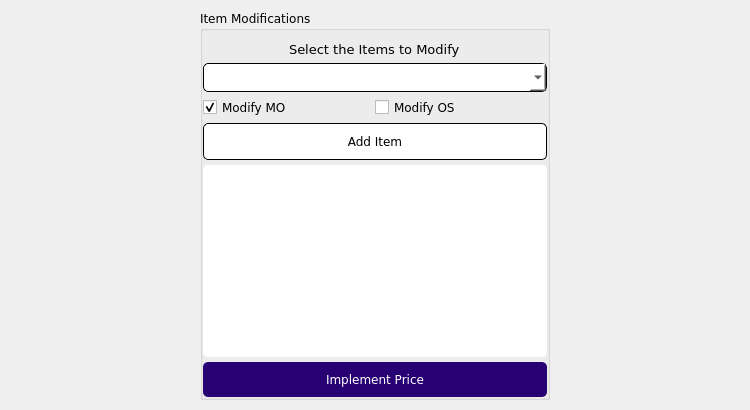
             <widget class="QWidget" name="tab_6">
              <property name="styleSheet">
               <string notr="true"/>
              </property>
              <attribute name="title">
               <string>Item Modifications</string>
              </attribute>
              <layout class="QHBoxLayout" name="horizontalLayout_8">
               <property name="spacing">
                <number>0</number>
               </property>
               <property name="leftMargin">
                <number>0</number>
               </property>
               <property name="topMargin">
                <number>10</number>
               </property>
               <property name="rightMargin">
                <number>0</number>
               </property>
               <property name="bottomMargin">
                <number>10</number>
               </property>
               <item>
                <spacer name="horizontalSpacer_15">
                 <property name="orientation">
                  <enum>Qt::Horizontal</enum>
                 </property>
                 <property name="sizeHint" stdset="0">
                  <size>
                   <width>200</width>
                   <height>0</height>
                  </size>
                 </property>
                </spacer>
               </item>
               <item>
                <widget class="QGroupBox" name="itemsModification_2">
                 <property name="sizePolicy">
                  <sizepolicy hsizetype="Preferred" vsizetype="Preferred">
                   <horstretch>0</horstretch>
                   <verstretch>0</verstretch>
                  </sizepolicy>
                 </property>
                 <property name="minimumSize">
                  <size>
                   <width>350</width>
                   <height>0</height>
                  </size>
                 </property>
                 <property name="maximumSize">
                  <size>
                   <width>350</width>
                   <height>16777215</height>
                  </size>
                 </property>
                 <property name="font">
                  <font>
                   <family>Verdana</family>
                  </font>
                 </property>
                 <property name="title">
                  <string>Item Modifications</string>
                 </property>
                 <layout class="QGridLayout" name="gridLayout_14" rowstretch="0,0,0,0,0,0,0" rowminimumheight="0,0,0,0,0,0,0">
                  <property name="leftMargin">
                   <number>0</number>
                  </property>
                  <property name="topMargin">
                   <number>10</number>
                  </property>
                  <property name="rightMargin">
                   <number>0</number>
                  </property>
                  <property name="bottomMargin">
                   <number>0</number>
                  </property>
                  <property name="horizontalSpacing">
                   <number>0</number>
                  </property>
                  <property name="verticalSpacing">
                   <number>5</number>
                  </property>
                  <item row="6" column="0" colspan="2">
                   <widget class="QPushButton" name="priceImpIt">
                    <property name="font">
                     <font>
                      <family>Verdana</family>
                     </font>
                    </property>
                    <property name="cursor">
                     <cursorShape>PointingHandCursor</cursorShape>
                    </property>
                    <property name="styleSheet">
                     <string notr="true">background-color: rgb(39, 0, 116);
padding: 10px;
border: none;
border-radius: 5px;
color: rgb(255, 255, 255)</string>
                    </property>
                    <property name="text">
                     <string>Implement Price</string>
                    </property>
                   </widget>
                  </item>
                  <item row="1" column="0" colspan="2">
                   <widget class="QComboBox" name="itemsList_2">
                    <property name="sizePolicy">
                     <sizepolicy hsizetype="Expanding" vsizetype="Fixed">
                      <horstretch>0</horstretch>
                      <verstretch>0</verstretch>
                     </sizepolicy>
                    </property>
                    <property name="font">
                     <font>
                      <family>Verdana</family>
                     </font>
                    </property>
                    <property name="cursor">
                     <cursorShape>PointingHandCursor</cursorShape>
                    </property>
                    <property name="styleSheet">
                     <string notr="true">QComboBox {
	background-color: rgb(255, 255, 255);
	border: 1px solid;
	padding: 5px;
	border-radius: 5px
}

QComboBox QScrollBar:vertical {
    width: 10px;
}

QComboBox QScrollBar::handle:vertical {
    background-color: rgb(41, 0, 122); 
    min-height: 50px;
	border: 1px solid rgb(235, 235, 235)
}</string>
                    </property>
                    <property name="editable">
                     <bool>false</bool>
                    </property>
                    <property name="modelColumn">
                     <number>0</number>
                    </property>
                   </widget>
                  </item>
                  <item row="5" column="0" colspan="2">
                   <widget class="QTextEdit" name="addedItems_2">
                    <property name="font">
                     <font>
                      <family>Verdana</family>
                     </font>
                    </property>
                    <property name="cursor" stdset="0">
                     <cursorShape>IBeamCursor</cursorShape>
                    </property>
                    <property name="styleSheet">
                     <string notr="true">background-color: rgb(255, 255, 255);
border-radius: 5px</string>
                    </property>
                   </widget>
                  </item>
                  <item row="0" column="0" colspan="2" alignment="Qt::AlignHCenter">
                   <widget class="QLabel" name="labelItems_2">
                    <property name="font">
                     <font>
                      <family>Verdana</family>
                      <pointsize>10</pointsize>
                     </font>
                    </property>
                    <property name="text">
                     <string>Select the Items to Modify</string>
                    </property>
                   </widget>
                  </item>
                  <item row="3" column="0" colspan="2">
                   <widget class="QPushButton" name="addItem_2">
                    <property name="sizePolicy">
                     <sizepolicy hsizetype="Minimum" vsizetype="Fixed">
                      <horstretch>0</horstretch>
                      <verstretch>0</verstretch>
                     </sizepolicy>
                    </property>
                    <property name="font">
                     <font>
                      <family>Verdana</family>
                     </font>
                    </property>
                    <property name="cursor">
                     <cursorShape>PointingHandCursor</cursorShape>
                    </property>
                    <property name="styleSheet">
                     <string notr="true">background-color: rgb(255, 255, 255);
padding: 10px;
border: 1px solid;
border-radius: 5px</string>
                    </property>
                    <property name="text">
                     <string>Add Item</string>
                    </property>
                   </widget>
                  </item>
                  <item row="2" column="0">
                   <widget class="QCheckBox" name="modMO1">
                    <property name="font">
                     <font>
                      <family>Verdana</family>
                     </font>
                    </property>
                    <property name="text">
                     <string>Modify MO</string>
                    </property>
                    <property name="checked">
                     <bool>true</bool>
                    </property>
                   </widget>
                  </item>
                  <item row="2" column="1">
                   <widget class="QCheckBox" name="modSO1">
                    <property name="font">
                     <font>
                      <family>Verdana</family>
                     </font>
                    </property>
                    <property name="text">
                     <string>Modify OS</string>
                    </property>
                   </widget>
                  </item>
                 </layout>
                </widget>
               </item>
               <item>
                <spacer name="horizontalSpacer_16">
                 <property name="orientation">
                  <enum>Qt::Horizontal</enum>
                 </property>
                 <property name="sizeHint" stdset="0">
                  <size>
                   <width>200</width>
                   <height>0</height>
                  </size>
                 </property>
                </spacer>
               </item>
              </layout>
             </widget>
